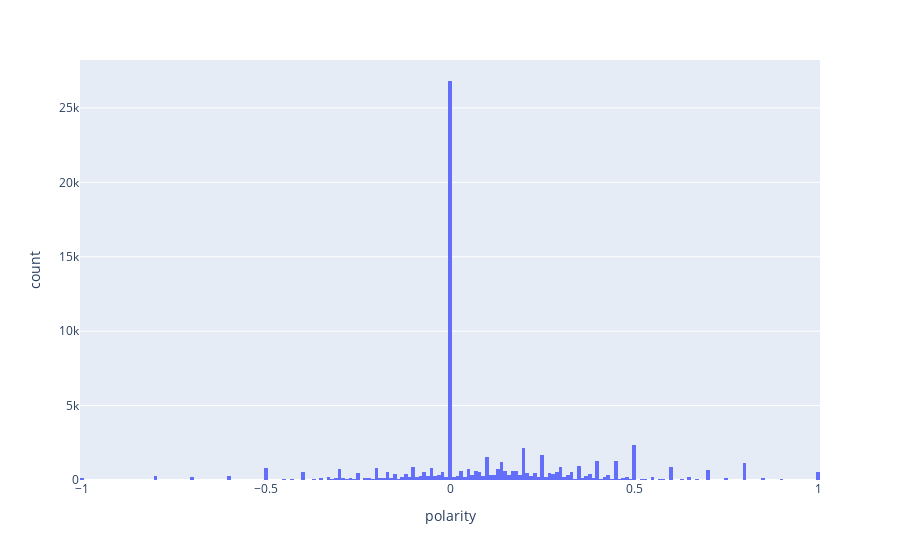

Notebook code for this chart:
### Code cell
fig.show()

### Figure 1 — Plotly figure (JSON) as saved in the notebook; plotly's stock layout.template omitted (floating-point values rounded to 4 significant figures; data arrays with more than 128 entries replaced by an {"elided": "..."} marker saying what was removed)
{"data": [{"alignmentgroup": "True", "bingroup": "x", "hovertemplate": "polarity=%{x}<br>count=%{y}<extra></extra>", "legendgroup": "", "marker": {"color": "#636efa", "pattern": {"shape": ""}}, "name": "", "offsetgroup": "", "orientation": "v", "showlegend": false, "type": "histogram", "x": {"elided": "71155 float values"}, "xaxis": "x", "yaxis": "y"}], "layout": {"barmode": "relative", "legend": {"tracegroupgap": 0}, "margin": {"t": 60}, "xaxis": {"anchor": "y", "domain": [0, 1], "title": {"text": "polarity"}}, "yaxis": {"anchor": "x", "domain": [0, 1], "title": {"text": "count"}}}}
